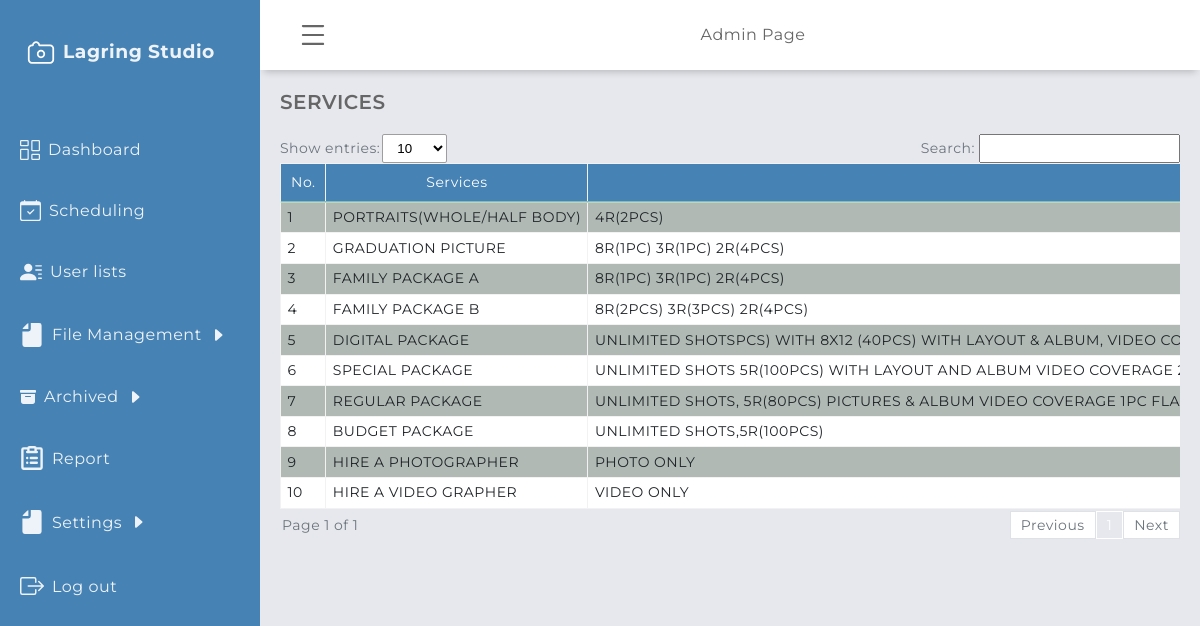
The page /user/services.php (signed in) on the database its author committed.
### tables this page shows
CREATE TABLE `services` (
  `service_id` int(11) NOT NULL,
  `service_name` varchar(250) NOT NULL,
  `service_image` varchar(255) NOT NULL,
  `service_description` varchar(500) NOT NULL,
  `service_type` varchar(200) NOT NULL,
  `service_price` int(11) DEFAULT NULL,
  `service_date_added` datetime NOT NULL DEFAULT current_timestamp(),
  `archived_flag` int(11) NOT NULL DEFAULT 1
);

### user/services.php (the view, shortened to what this page needs)
<?php
   include('session.php');
?>
<!DOCTYPE html>
<html lang="en">
    <head>
        <link rel="stylesheet" href="../assets/global/css/design.css" />
        <link rel="stylesheet" href="../assets/global/css/table.css" />
        <link rel="stylesheet" href="../assets/global/css/global.css" />
        <link rel="stylesheet" href="../assets/admin/css/dashboardcontainer.css" />
    </head>
    <body>
        <?php require "header/header.php"?>
        <?php require "navigation/sidebar.php"?>
        <main class="main-container">
            <div class="main-title">
                <p class="font-weight-bold">SERVICES</p>
            </div>
        <div class= "showAndSearch  text-secondary align-items-center mb-1">
                        <div class= "align-items-center">
                            <label >Show entries:</label>
                            <select id="entriesPerPage">
                                <option value="10">10</option>
                            </select>
                        </div>
                        <div class= "align-items-center">
                            <label for="searchInput" class="pr-1" >Search:</label>
                            <div style="position: relative;">
                                <input type="text" id="searchInput" >
                            </div>
                        </div>
                        <div id="table1" class="table-group-container active">
                            <table id="table1" class="table table-striped table-bordered w-100">
                                <thead>
                                    <tr>
                                        <th>No.</th>
                                        <th>Services</th>
                                        <th>Description</th>
                                    </tr>
                                </thead>
                                <tbody>
<?php
                                    $i = 1;
                                    $sql = mysqli_query($connection, "SELECT * FROM services WHERE archived_flag = 1") or die(mysqli_error($connection));
                                    if (mysqli_num_rows($sql) > 0) {
                                    while ($row = mysqli_fetch_array($sql)) {
                                        $sername = $row['service_name'];
                                        $serdesc = $row['service_description'];
                                    ?>
                                    <tr>
                                        <td><?php echo $i++ ?></td>
                                        <td><?php echo strtoupper($sername);?></td>
                                        <td><?php echo strtoupper($serdesc);?></td>
                                    </tr>
                                    <?php
                                    }}
                                    else {echo '<tr><td colspan="4" style="text-align: center;">No records found.</td></tr>';}
                                ?>
                                </tbody>
                            </table>
                        </div>
                        <div class="pagination-container">
                            <div id="pagination-label"></div>
                            <div id="pagination" class="pagination"></div>
                        </div>
                    </div>
            </main>
    </body>
</html>

### assets/global/css/design.css (style rules this page uses)
:root { --blue1: rgba(36, 175, 242); --blue2: rgba(7, 164, 241); --blue3: rgba(23, 147, 217); --blue4: rgba(4, 127, 204); --blue5: rgba(30,144,255); --light_blue: rgba(63, 194, 250); --dim_blue: rgba(137, 192, 223); --dark_blue: rgba(30, 70, 139); --gray: rgba(208, 216, 227); --dark_gray: rgba(141, 164, 196); --dirty_white: rgba(244, 244, 244); --red: rgba(254, 0, 0); --maroon: rgba(154, 0, 0); }
* { margin: 0; padding: 0; box-sizing: border-box; }
body { font-family: "Montserrat", sans-serif; letter-spacing: 0.5px; line-height: 1.2; scrollbar-color: smooth; background-color: #e6e8ed; color: #666666; }
.font-weight-bold { font-weight: 600; }

### assets/global/css/table.css (style rules this page uses)
.table { width: 100%; margin-bottom: 2px; color: #212529; border-collapse: collapse; white-space: nowrap; }
.table th, .table td { padding: 0.4rem; align-items: center; border-top: 1px solid #cafaca77; }
.table thead th { vertical-align: bottom; border-bottom: 2px solid #cafaca77; background-color: #21232d; color: white; font-weight: normal; text-align: center; }
#table1 tbody tr:nth-child(odd) { background-color: #73847377; }
#table1 tbody tr:nth-child(even) { background-color: #ffffff; }
.table-bordered { border: 1px solid #cafaca77; }
.table-bordered th, .table-bordered td { border: 1px solid hsl(0, 0%, 95%); }
.table-bordered thead th, .table-bordered thead td { border-bottom-width: 2px; background: #4682B4; padding: 10px 10px; }
.table-striped tbody tr { background-color: rgba(0, 0, 0, 0.1); }
#entriesPerPage { background-color: white; border: 1px solid rgb(158, 158, 158); border-radius: 2px; padding: 5px 10px; align-items: center; margin-left: 2px; outline: none; }
#searchInput { padding: 5px 10px; outline: none; }
.showAndSearch { display: flex; justify-content: space-between; flex-wrap: wrap; font-size: 14px; margin-bottom: 10px; }
.pagination-container { display: flex; justify-content: space-between; align-items: center; font-size: 14px; width: 100%; }
#pagination-label { color: #6c757d; padding-left: 2px; }
.pagination { display: flex; align-items: center; }
.table-group-container { display: none; overflow-x: auto; }
.table-group-container.active { display: block; width: 100%; }

### assets/global/css/global.css (style rules this page uses)
.mb-1 { margin-bottom: 0.25rem; }
.pr-1 { padding-right: 0.25rem; }
.text-secondary { color: #6c757d !important; }
* { margin: 0; padding: 0; box-sizing: border-box; }
.w-100 { width: 100% !important; }
.align-items-center { display: flex; align-items: center; }

### assets/admin/css/dashboardcontainer.css (style rules this page uses)
.main-container { margin-top: 70px; margin-left: 260px; padding: 1.25rem; min-height: calc(100vh - 70px); transition: all 0.5s; -webkit-transition: all 0.5s; z-index: 8; }
.main-title { margin: 0 0 1.25rem 0; }
.main-title p { font-size: 1.25rem; }

### rows shown on the page
services: service_name "PORTRAITS(WHOLE/HALF BODY)", service_description "4R(2PCS)"
services: service_name "GRADUATION PICTURE", service_description "8R(1PC) 3R(1PC) 2R(4PCS)"
services: service_name "FAMILY PACKAGE A", service_description "8R(1PC) 3R(1PC) 2R(4PCS)"
services: service_name "FAMILY PACKAGE B", service_description "8R(2PCS) 3R(3PCS) 2R(4PCS)"
services: service_name "DIGITAL PACKAGE", service_description "UNLIMITED SHOTSPCS) WITH 8X12 (40PCS) WITH LAYOUT & ALBUM, VIDEO…"
services: service_name "SPECIAL PACKAGE", service_description "UNLIMITED SHOTS 5R(100PCS) WITH LAYOUT AND ALBUM VIDEO COVERAGE…"
services: service_name "REGULAR PACKAGE", service_description "UNLIMITED SHOTS, 5R(80PCS) PICTURES & ALBUM VIDEO COVERAGE 1PC…"
services: service_name "BUDGET PACKAGE", service_description "UNLIMITED SHOTS,5R(100PCS)"
services: service_name "HIRE A PHOTOGRAPHER", service_description "PHOTO ONLY"
services: service_name "HIRE A VIDEO GRAPHER", service_description "VIDEO ONLY"
